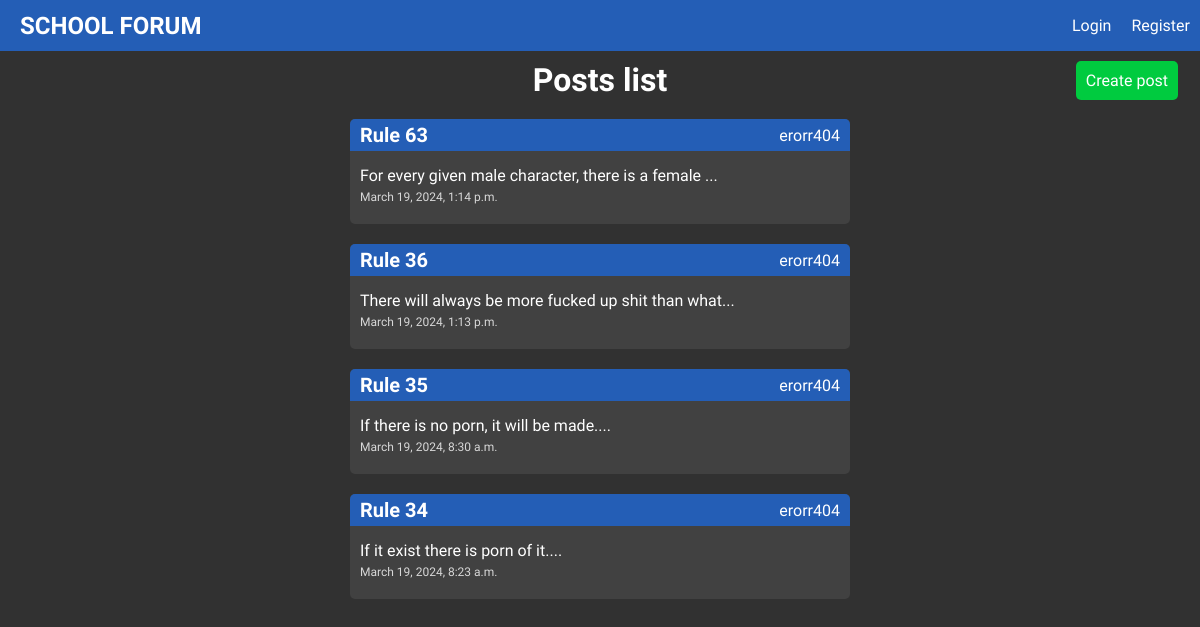
The app's page /rules with its own data.
### posts/models.py (models this page shows, shortened)
class Post(models.Model):
    title = models.CharField(max_length=50)
    slug = models.SlugField()
    body = models.TextField()
    date = models.DateTimeField(auto_now_add=True)
    category = models.ForeignKey(Category, models.CASCADE, default=None)
    author = models.ForeignKey(User, models.CASCADE, default=None)
    def snippet(self):
        return self.body[:50] + '...'

### posts/views.py (the view)
# urls.py: path('<slug:category>', views.post_list_view, name='posts_list'),
def post_list_view(request, category):
    posts = Post.objects.filter(Q(category__slug=category)).order_by('date')[::-1]
    return render(request, 'posts_list.html', {'posts':posts, 'category':category})

### posts/templates/posts_list.html
{% extends 'base_layout.html' %}
{% block content %}
    <div class="page-title-header posts">
        <a href="{% url 'posts:create' category=category %}" class="create-post">Create post</a>
        <h1>Posts list</h1>
    </div>
    <div class="posts">
        {% for post in posts %}
            <div class="post">
                <a href="{% url 'posts:show' category=category post=post.slug %}">
                    <div class="title">
                        <h2 class="post-title">{{ post.title }}</h2>
                        <p class="post-author">{{ post.author }}</p>
                    </div>
                    <div class="post-content">
                        <p class="post-snippet">{{ post.snippet }}</p>
                        <p class="post-date">{{ post.date }}</p>
                    </div>
                </a>
            </div>
        {% endfor %}
    </div>
{% endblock content %}

### static/styles.css (style rules this page uses)
:root { --color1: #313131; --color2: #414141; --text-hover: #d8d8d8; --text-color: #ffff; --color-important: #245eb6; --color-reject: #FF3F3F; --color-accept: #00CB3F; --default-border-radius: 5px; }
body { font-family: "Fira Sans Extra Condensed", sans-serif; font-weight: 400; font-style: normal; color: var(--text-color); background-color: var(--color1); margin: 0px; }
h1, h2, h3, h4, h5, h6 { margin: 0; }
a { text-decoration: none; color: inherit; }
.page-title-header { text-align: center; margin: 10px 0; }
.create-post { position: absolute; z-index: 2; top: 61px; right: 22px; background-color: var(--color-accept); padding: 10px; border-radius: var(--default-border-radius); }
.posts { display: flex; flex-direction: column; align-items: center; }
.post { background-color: var(--color2); margin: 10px 20px; border-radius: var(--default-border-radius); padding: 0 0 5px 0; max-width: 750px; min-width: 500px; }
.post .title { display: flex; flex-direction: row; justify-content: space-between; align-items: center; background-color: var(--color-important); border-radius: var(--default-border-radius) var(--default-border-radius) 0 0; padding: 10px; height: 12px; }
.post .post-content { padding: 10px; }
.post .post-title { font-size: 20px; border-radius: var(--default-border-radius) var(--default-border-radius) 0 0; }
.post .post-snippet { margin: 5px 0; }
.post-date { margin: 5px 0; font-size: 12px; color: var(--text-hover); }

### records on screen
Post: title "Rule 63", author "erorr404", snippet "For every given male character, there is a female ...", date "March 19, 2024, 1:14 p.m."
Post: title "Rule 36", author "erorr404", snippet "There will always be more fucked up shit than what...", date "March 19, 2024, 1:13 p.m."
Post: title "Rule 35", author "erorr404", snippet "If there is no porn, it will be made....", date "March 19, 2024, 8:30 a.m."
Post: title "Rule 34", author "erorr404", snippet "If it exist there is porn of it....", date "March 19, 2024, 8:23 a.m."
